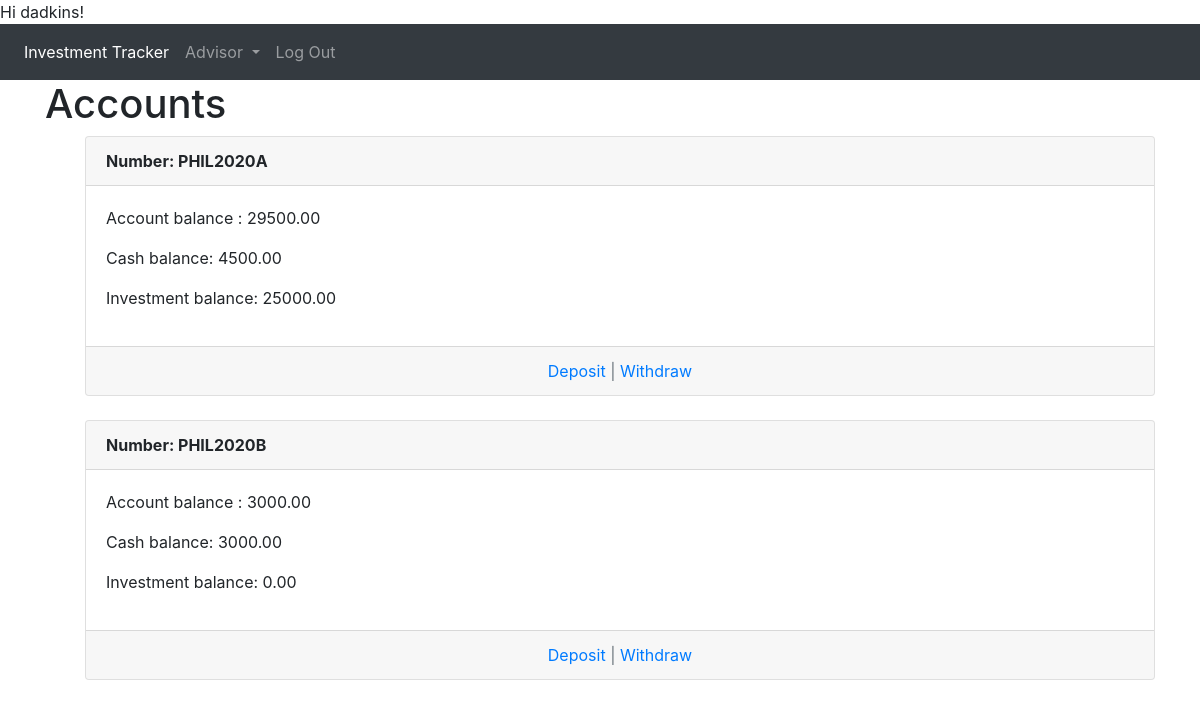
Before: /investments/accounts (signed in) with the older database file.
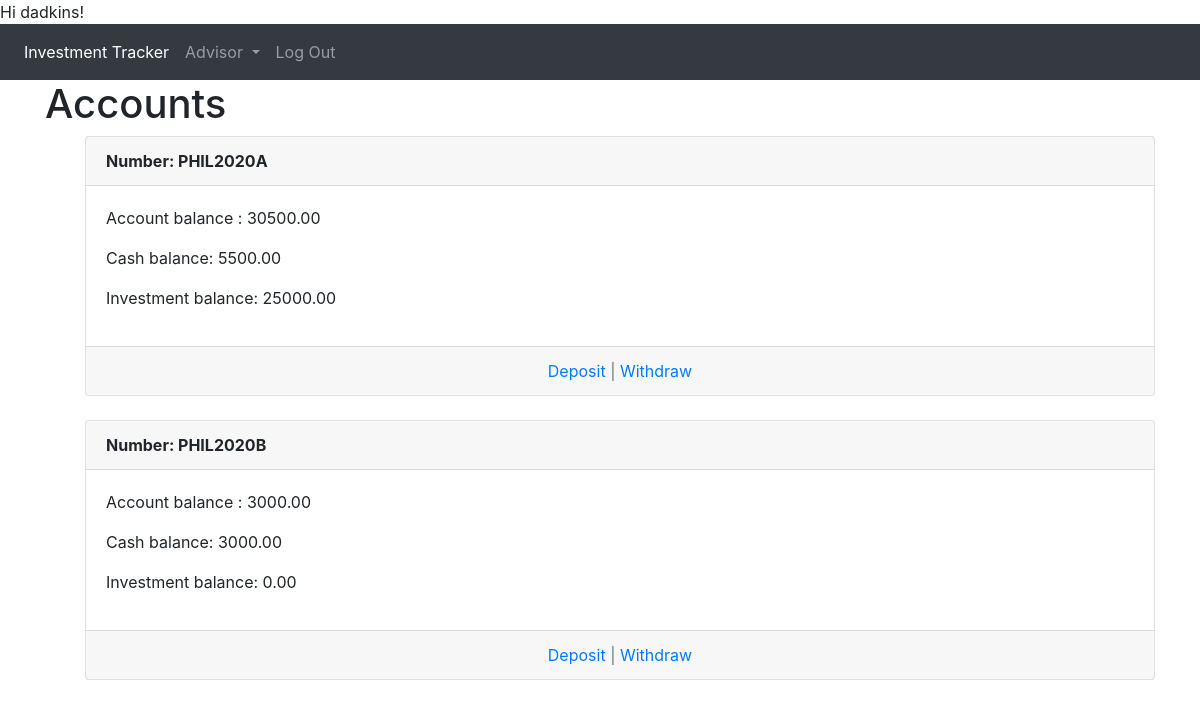
After: the same page with the newer database file.
### investmentservices/models.py (models this page shows, shortened)
class Account(models.Model):
	account_number = models.CharField(max_length=20, blank=False, null=False)
	account_owner = models.OneToOneField(settings.AUTH_USER_MODEL, null=True, on_delete=models.CASCADE, related_name='account_owner_set')
	advisor = models.ForeignKey(settings.AUTH_USER_MODEL, null=True, on_delete=models.CASCADE, related_name='account_advisor_set')
	investment_balance = models.DecimalField(max_digits=22, decimal_places=2)
	cash_balance = models.DecimalField(max_digits=22, decimal_places=2)
	active = models.BooleanField(default=True)
	@property
	def get_account_balance(self):
		return self.investment_balance + self.cash_balance
	@property
	def get_cash_balance(self):
		return self.cash_balance
	@property
	def get_investment_balance(self):
		return self.investment_balance

### investmentservices/views.py (the view)
# urls.py: path('accounts', ListAccounts.as_view(), name='account-list'),
class ListAccounts(LoginRequiredMixin, UserPassesTestMixin, ListView):
	model = Account
	template_name = 'investmentservices/list_accounts.html'
	def get_context_data(self, **kwargs):
		context = super().get_context_data(**kwargs)
		return context
	def test_func(self):
		return self.request.user.is_advisor

### investmentservices/templates/investmentservices/list_accounts.html (shortened to what this page needs)
{% if user.is_authenticated %}
  Hi {{ user.username }}!
{% endif %}
<!doctype html>
<html lang="en">
  <head>
    <link rel="stylesheet" href="https://stackpath.bootstrapcdn.com/bootstrap/4.1.3/css/bootstrap.min.css">
  </head>
  <body>
  	<html lang="en">
  <head>
    <link rel="stylesheet" href="https://stackpath.bootstrapcdn.com/bootstrap/4.1.3/css/bootstrap.min.css">
  </head>
  <body>
  	<nav class="navbar navbar-expand-lg navbar-dark bg-dark">
  		<div class="collapse navbar-collapse" id="navbarSupportedContent">
    <ul class="navbar-nav mr-auto">
      <li class="nav-item active">
        <a class="nav-link" href="{% url 'portal' %}">Investment Tracker <span class="sr-only">(current)</span></a>
      {% if user.is_authenticated and user.is_advisor %}
      <li class="nav-item dropdown">
        <a class="nav-link dropdown-toggle" href="#" id="navbarDropdown" role="button" data-toggle="dropdown" aria-haspopup="true" aria-expanded="false">
          Advisor
        </a>
      </li>
      <li class="nav-item">
        <a class="nav-link" href="{% url 'logout' %}">Log Out</a>
      </li>
      {% else %}
      <form class="form-inline ml-auto">
          <a href="{% url 'login' %}" class="btn btn-outline-secondary">
          Log In</a>
        </form>
      {% endif %}
  </ul>
  </nav>
	<main>
    <div class="container">
    	<h1>Accounts</h1>
			<ul>
		{% for account in object_list %}
			<div class="card">
      		<div class="card-header">
        	<span class="font-weight-bold">Number: {{ account.account_number }}</span>
      		</div>
      		<div class="card-body">
        		<p>Account balance : {{ account.get_account_balance }}<p>
        		<p>Cash balance: {{ account.get_cash_balance }}<p>
        		<p>Investment balance: {{ account.get_investment_balance }}<p>
      		</div>
      		<div class="card-footer text-center text-muted">
		        <a href="{% url 'deposit-cash' account.pk %}">Deposit</a> |
		        <a href="{% url 'withdraw-cash' account.pk %}">Withdraw</a>
      		</div>
    		</div>
    		<br />
		{% empty %}
			<li>No Accounts to display.</li>
		{% endfor %}
		</ul>
    </div>
  </main>
  </body>
</html>

Changed rows visible on the page:
changed Account "PHIL2020A": get_account_balance "29500.00" → "30500.00"; get_cash_balance "4500.00" → "5500.00"
